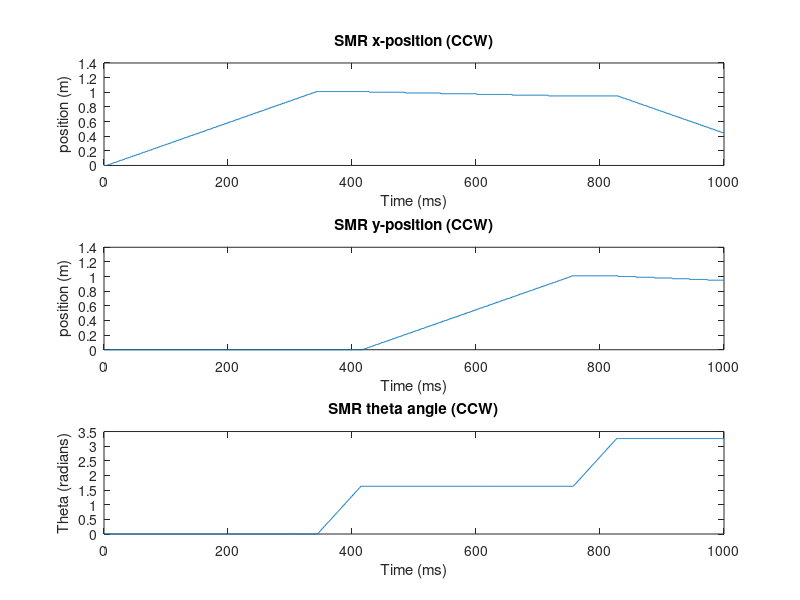
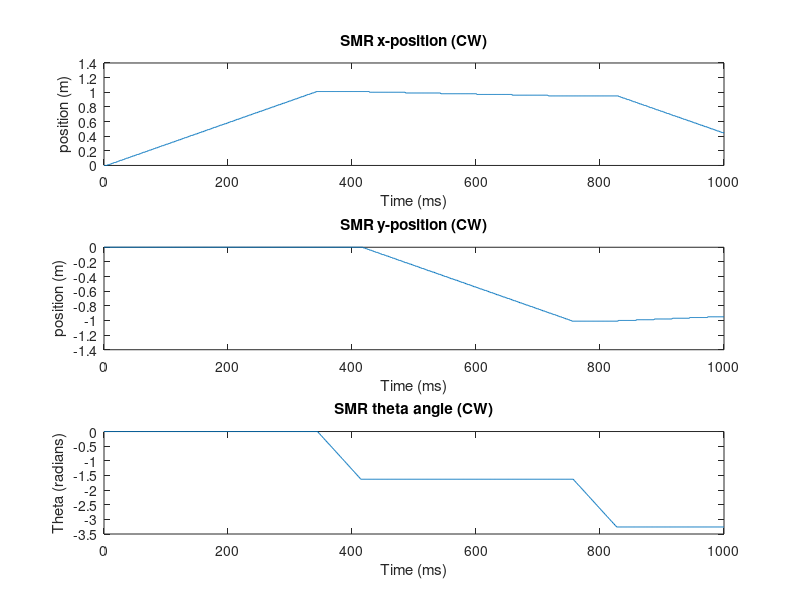

The MATLAB script that drew these images, in order:
%% Odometry dataplots

% Dataset is generated from a simulation. x, y and theta are calculated
% from odemetric relations (see slides on odemetry).

%% 3.2 - x,y,theta VS time. Counter Clock Wise
clc
clear
F = importdata('data_log_ccw.dat');
t = linspace(0, 1000, 1000);

figure(1)

subplot(3,1,1)
plot(t,F(:,2))
title('SMR x-position (CCW)')
xlabel('Time (ms)')
ylabel('position (m)')
%xlim([0 500]);
%ylim([-0.35 0.35]);

subplot(3,1,2)
plot(t,F(:,3))
title('SMR y-position (CCW)')
xlabel('Time (ms)')
ylabel('position (m)')
%xlim([0 500]);
%ylim([-0.35 0.35]);

subplot(3,1,3)
plot(t,F(:,4))
title('SMR theta angle (CCW)')
xlabel('Time (ms)')
ylabel('Theta (radians)')
%ytick([-2*pi -(3*pi/2) -pi -pi/2 0 pi/2 pi (3*pi)/2 2*pi])
%ytickLabel({'-2\pi','-3\pi/2','-\pi', '-\pi/2' ,'0','\pi/2','\pi','3\pi/2', '2\pi'})
%xlim([0 500]);
%ylim([-0.35 0.35]);

%% 3.2 - x,y,theta VS time. Clock Wise
clc
clear
F = importdata('data_log_cw.dat');
t = linspace(0, 1000, 1000);

%set('figure(2)', 'WindowStyle', 'docked')
figure(2)

subplot(3,1,1)
plot(t,F(:,2))
title('SMR x-position (CW)')
xlabel('Time (ms)')
ylabel('position (m)')
%xlim([0 500]);
%ylim([-0.35 0.35]);

subplot(3,1,2)
plot(t,F(:,3))
title('SMR y-position (CW)')
xlabel('Time (ms)')
ylabel('position (m)')
%xlim([0 500]);
%ylim([-0.35 0.35]);

subplot(3,1,3)
plot(t,F(:,4))
title('SMR theta angle (CW)')
xlabel('Time (ms)')
ylabel('Theta (radians)')
%xlim([0 500]);
%ylim([-0.35 0.35]);

